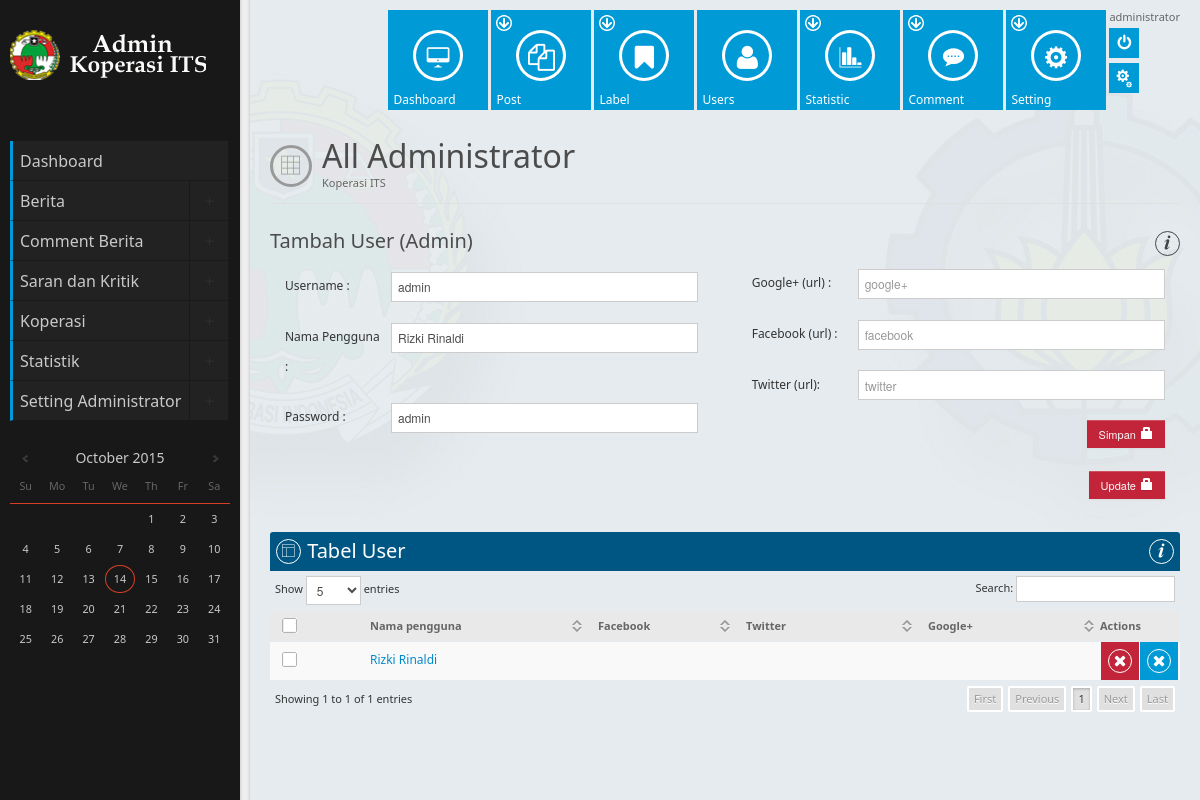
The app's page /index.php/adminwebsite/edituser/1, older data.
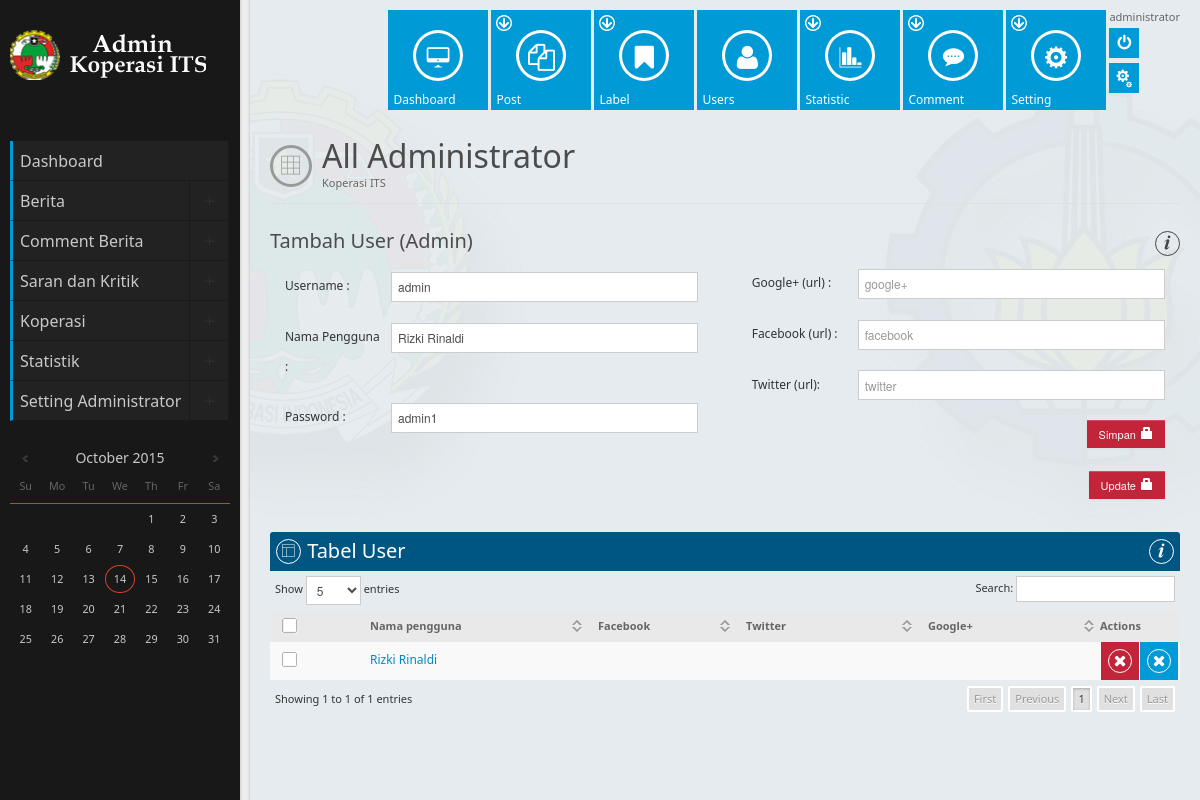
The same page, newer data.
### tables this page shows
CREATE TABLE IF NOT EXISTS `userapp` (
`kode_user` int(5) NOT NULL,
  `username` varchar(200) DEFAULT NULL,
  `password` varchar(200) DEFAULT NULL,
  `nama_lengkap` varchar(200) DEFAULT NULL,
  `facebook` varchar(200) DEFAULT NULL,
  `twitter` varchar(200) DEFAULT NULL,
  `g_plus` varchar(200) DEFAULT NULL,
  `about` text
);

### application/libraries/template.php (called while the page is built)
<?php
class Template {
    protected $_ci;
    function __construct() {
        $this->_ci =& get_instance();
    }
    function display($index,$data=null){
        $data ['_content'] =$this->_ci->load->view($index,$data, true);
        $data ['_navigation'] =$this->_ci->load->view('adminwebsite/template/navigation',$data, true);
        $this->_ci->load->view('adminwebsite/index.php', $data);
    }
}

### application/controllers/adminwebsite.php (called while the page is built, shortened)
<?php if ( ! defined('BASEPATH')) exit('No direct script access allowed');
class Adminwebsite extends CI_Controller {
	function edituser($kodeuser){
		$mess=-1;
		$data = array(
			'session' => $this->session->userdata('login'),
			'message' => $mess,
			'datauser' => $this->m_koperasi->GetUser("where kode_user = '$kodeuser'")->result_array(),
			'user' => $this->m_koperasi->GetUser("where kode_user = '$kodeuser'")->result_array(),
			'title' => 'Dasboard admin Koperasi ITS - semua user'
		);
	$this->template->display('adminwebsite/admin',$data);
	}
}

### index.php (called while the page is built, shortened)
<?php
require_once BASEPATH.'core/CodeIgniter.php';

### application/models/m_koperasi.php (called while the page is built, shortened)
<?php if ( ! defined('BASEPATH')) exit('No direct script access allowed');
class M_koperasi extends CI_Model {
	function GetUser($where = ''){
		return $this->db->query("select * from userapp $where;");
	}
	}
?>

### application/views/adminwebsite/admin.php (the view, shortened to what the changed rows need)
<div class="page-header">
                    <h1>All Administrator <small>Koperasi ITS</small></h1>
                </div>
				<div class="block">
				<div>
				<form method="post" id="validate" action="<?php echo base_url(); ?>index.php/adminwebsite/saveuser">
				<div class="row-fluid">
					<div class="span6">
                        <div class="block">
							<div class="head">
                                <h2>Tambah User (Admin) </h2>
                            </div>
							<?php
							if (!isset($datauser) ){
							$datausername="";
							$datanama_lengkap="";
							$datapassword = "";
							}else{
							foreach($datauser as $u){
							$datausername=$u['username'];
							$datanama_lengkap=$u['nama_lengkap'];
							$datapassword = $u['password'];
							}}
							 ?>
                            <div class="data-fluid">
                                <div class="row-form">
                                    <div class="span9"><input type="text" class="validate[required]" name="username" placeholder="username" value="<?php echo $datausername; ?>"/> </div>
                                </div>
                                <div class="row-form">
                                    <div class="span9"><input type="text" class="validate[required]" name="pengguna" placeholder="nama pengguna"  value="<?php echo $datanama_lengkap; ?>"/></div>
                                </div>
                                <div class="row-form">
                                    <div class="span9"><input type="text" class="validate[required]" name="password" placeholder="password" value="<?php echo $datapassword; ?>"/></div>
                                </div>
                            </div>
                        </div>
                    </div>
                </div>
				</form>
                <div class="row-fluid">
                    <div class="span12">
                        <div class="block">
                            <div class="head dblue">
                                <h2>Tabel User</h2>
                            </div>
                                <div class="data-fluid">
                                    <table class="table fpTable lcnp" cellpadding="0" cellspacing="0" width="100%">
                                        <thead>
                                            <tr>
                                                <th><input type="checkbox" class="checkall"/></th>
                                                <th width="25%">Nama pengguna</th>
                                                <th>Facebook</th>
                                                <th width="20%">Twitter</th>
                                                <th width="20%">Google+</th>
                                                <th width="80" class="TAC">Actions</th>
                                            </tr>
                                        </thead>
                                        <tbody>
										<?php foreach($user as $u){ ?>
                                            <tr>
                                                <td><input type="checkbox" name="order[]" value="528"/></td>
                                                <td><a href="#"><?php echo $u['nama_lengkap']; ?></a></td>
                                                <td><a href=""><?php echo $u['facebook']; ?></a></td>
                                                <td><a href=""><?php echo $u['twitter']; ?></a></td>
                                                <td><a href=""><?php echo $u['g_plus']; ?></a></td>
                                                <td>
                                                    <a href="<?php echo base_url(); ?>index.php/Adminwebsite/deleteuser/<?php echo $u['kode_user']; ?>" onclick="return confirm('yakin hapus data ini ?');" class="button red">
                                                        <div class="icon"><span class="ico-remove"></span></div>
                                                    </a>
													<a href="<?php echo base_url(); ?>index.php/adminwebsite/edituser/<?php echo $u['kode_user']; ?>" onclick="return confirm('yakin data ini ?');" class="button blue">
                                                        <div class="icon"><span class="ico-remove"></span></div>
                                                    </a>
                                                </td>
                                            </tr>
										<?php } ?>
                                        </tbody>
                                    </table>
                                </div>
                        </div>
                    </div>
                </div>
            </div>
        </div>

Row changes from the older to the newer data that the page shows:
changed userapp "Rizki Rinaldi": password "admin" → "admin1"
